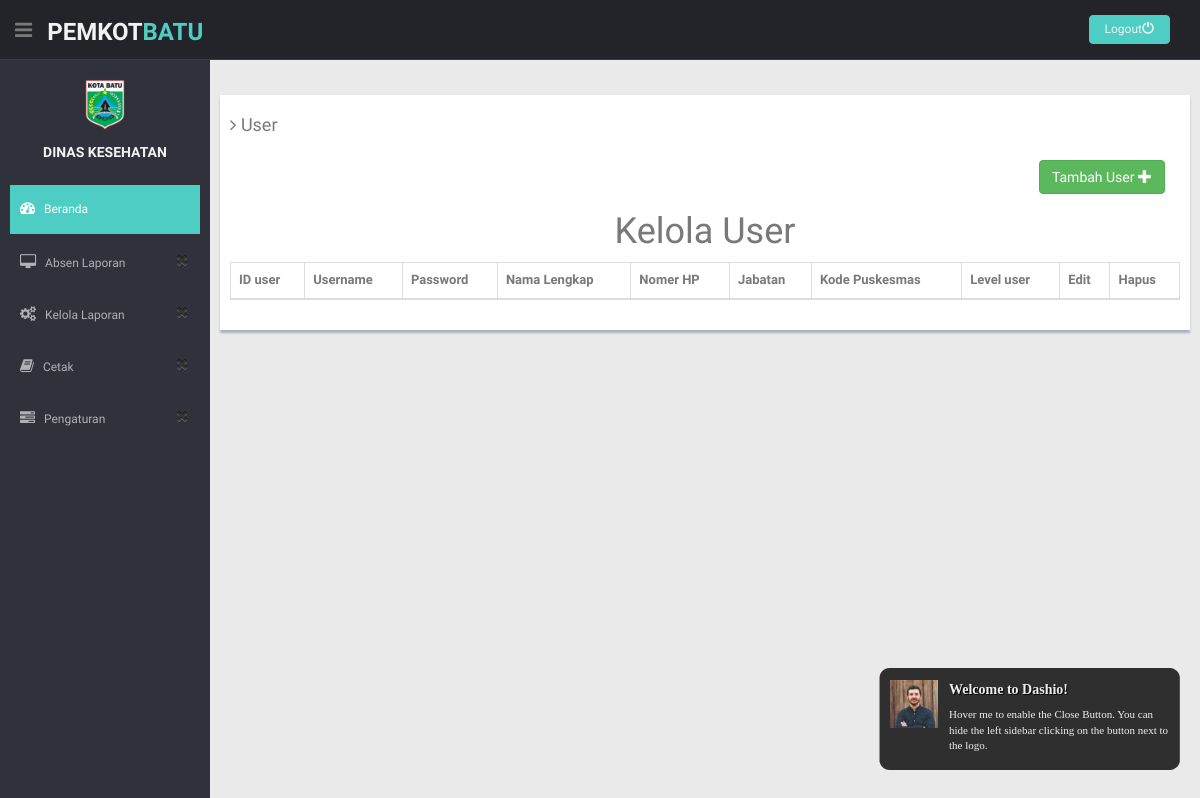
/index.php/Login/data, run on an earlier commit of the app's database.
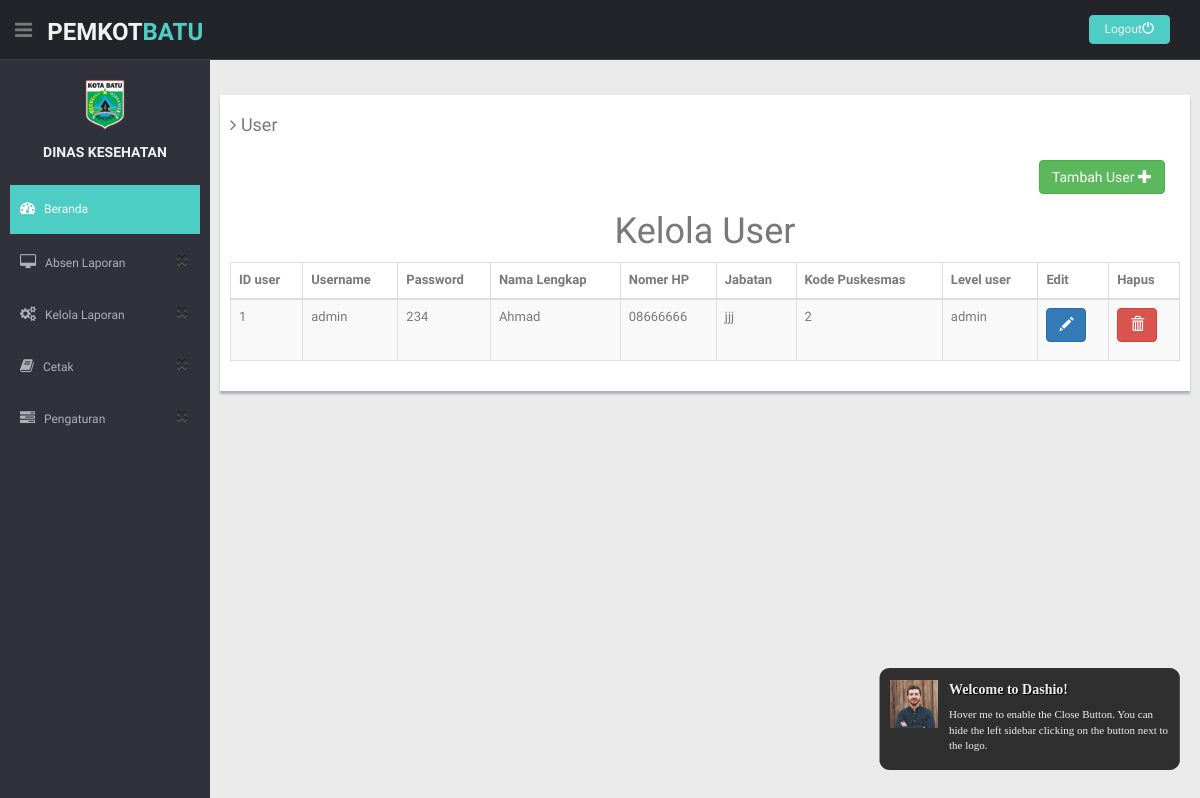
And on a later commit of the database.
### tables this page shows
CREATE TABLE `user` (
  `idUser` int(11) NOT NULL,
  `username` varchar(50) NOT NULL,
  `password` varchar(50) NOT NULL,
  `nama` varchar(100) NOT NULL,
  `noHp` varchar(15) NOT NULL,
  `idPuskesmas` int(10) NOT NULL,
  `level` varchar(15) NOT NULL,
  `jabatan` varchar(50) NOT NULL
);

### application/controllers/Login.php (called while the page is built, shortened)
<?php
class Login extends CI_Controller {
	public function __construct()
	{
		$this->load->library('form_validation');
		$this->load->model('UserModel');
		$this->load->model('PuskesmasModel');
	}
	public function data()
	{
		$data['user_object']=$this->UserModel->getUserQueryObject();
		$data['puskesmas_object']=$this->PuskesmasModel->getDataPuskesmas();
		$this->load->view('header');
		 $this->load->view('user_list', $data);
	}
	}

### index.php (called while the page is built, shortened)
<?php
require_once BASEPATH.'core/CodeIgniter.php';

### application/models/UserModel.php (called while the page is built, shortened)
<?php
class UserModel extends CI_Model {
    public function getUserQueryObject(){
        $query=$this->db->query('SELECT * FROM user');
        return $query->result();
    }
  }
?>

### application/views/user_list.php (the view, shortened to what this page needs)
    <section id="main-content">
      <section class="wrapper">
        <div class="row">
          <div class="row mt">
          <div class="col-lg-12">
            <div class="form-panel">
              <h4 class="mb"><i class="fa fa-angle-right"></i> User</h4>
                <div class="form-group">
                <div class="col-sm-12" align="right">
                <a href="<?php echo site_url()?>/login/tambahUser"><button type="submit" class="btn btn-success">Tambah User  <span class="glyphicon glyphicon-plus"></button></a>
                           <br><br>
                  </div>
                </div>
                <table id="table" class="table table-striped table-bordered" cellspacing="0" width="100%">
            <thead>
           <center><h1>Kelola User</h1> </center>
                <tr>
                    <th>ID user</th>
                    <th>Username</th>
                    <th>Password</th>
                    <th>Nama Lengkap</th>
                    <th>Nomer HP</th>
                    <th>Jabatan</th>
                    <th>Kode Puskesmas</th>
                    <th>Level user</th>
                    <th>Edit</th>
                    <th>Hapus</th>
                </tr>
            </thead>
            <tbody>
                  <?php foreach ($user_object as $key){ ?>
                  <tr>
                      <td><?php echo $key->idUser ?></td>
                      <td><?php echo $key->username ?></td>
                      <td><?php echo $key->password ?></td>
                      <td><?php echo $key->nama ?></td>
                      <td><?php echo $key->noHp ?></td>
                      <td><?php echo $key->jabatan ?></td>
                      <td><?php echo $key->idPuskesmas ?></td>
                      <td><?php echo $key->level ?></td>
                        <td><a href="javascript:void(0);" onclick="showmodal('<?php echo $key->idUser ?>','<?php echo $key->username ?>','<?php echo $key->password ?>','<?php echo $key->nama ?>','<?php echo $key->noHp ?>','<?php echo $key->jabatan?>','<?php echo $key->idPuskesmas ?>','<?php echo $key->level ?>')" data-toggle="modal" data-target="#myModalEdit"><button class="btn btn-primary"><span class="glyphicon glyphicon-pencil"></span></button></a></p></td>
                         <td><a href="<?php echo site_url()?>/Login/Delete/<?php echo $key->idUser ?>"><p data-placement="top" data-toggle="tooltip" title="Delete"><button class="btn btn-danger" data-title="Delete" data-toggle="modal" data-target="#delete" ><span class="glyphicon glyphicon-trash"></span></button></p></td></a>
                        </tr>
                  <?php } ?>
                </tbody>
        </table>
            </div>
          </div>
        </div>
    </div>
      </section>
    </section>
<body onload="makeDisabled()">
</body>
</html>

### application/views/header.php (shortened to what this page needs)
<!DOCTYPE html>
<html lang="en">
<head>
  <link href="<?php echo base_url()?>/assets/lib/bootstrap/css/bootstrap.min.css" rel="stylesheet">
  <link href="<?php echo base_url()?>/assets/lib/font-awesome/css/font-awesome.css" rel="stylesheet" />
  <link rel="stylesheet" type="text/css" href="<?php echo base_url()?>/assets/css/zabuto_calendar.css">
  <link rel="stylesheet" type="text/css" href="<?php echo base_url()?>/assets/lib/gritter/css/jquery.gritter.css" />
  <link href="<?php echo base_url()?>/assets/css/style.css" rel="stylesheet">
  <link href="<?php echo base_url()?>/assets/css/style-responsive.css" rel="stylesheet">
</head>
<body>
  <section id="container">
    <header class="header black-bg">
      <div class="sidebar-toggle-box">
        <div class="fa fa-bars tooltips" data-placement="right" data-original-title="Min/Max Navigation"></div>
      </div>
      <a href=<?php echo site_url('Welcome/');?> class="logo"><b>PEMKOT<span>BATU</span></b></a>
      <div class="top-menu">
        <ul class="nav pull-right top-menu">
          <li><a class="logout" href=<?php echo site_url('login/logout');?>>Logout<span class="glyphicon glyphicon-off"></span></a></li>
        </ul>
      </div>
    </header>
    <aside>
      <div id="sidebar" class="nav-collapse ">
        <ul class="sidebar-menu" id="nav-accordion">
          <p class="centered"><a href="profile.html"><img src="<?php echo base_url()?>/assets/img/logopemkot.png" class="img-circle" width="80"></a></p>
          <h5 class="centered">DINAS KESEHATAN</h5>
          <li class="mt">
            <a class="active" href=<?php echo site_url('Welcome/');?>>
              <i class="fa fa-dashboard"></i>
              <span>Beranda</span>
          </li>
          <li class="sub-menu">
            <a href="javascript:;">
              <i class="fa fa-desktop"></i>
              <span>Absen Laporan</span>
              </a>
          </li>
         <li class="sub-menu">
            <a href="javascript:;">
              <i class="fa fa-cogs"></i>
              <span>Kelola Laporan</span>
              </a>
          </li>
          <li class="sub-menu">
            <a href="javascript:;">
              <i class="fa fa-book"></i>
              <span>Cetak</span>
              </a>
          </li>
          <li class="sub-menu">
            <a href="javascript:;">
              <i class="fa fa-tasks"></i>
              <span>Pengaturan</span>
              </a>
          </li>
        </ul>
      </div>
    </aside>
    </section>
        </body>
        </html>

### assets/css/style.css (style rules this page uses)
body { color: #797979; background: #eaeaea; font-family: 'Ruda', sans-serif; padding: 0px !important; margin: 0px !important; font-size:13px; }
ul li { list-style: none; }
a, a:hover, a:focus { text-decoration: none; outline: none; }
#container { width: 100%; height: 100%; }
.centered { text-align: center; }
.mt { margin-top: 25px; }
.mb { margin-bottom: 25px; }
ul.top-menu > li > .logout { color: #f2f2f2; font-size: 12px; border-radius: 4px; -webkit-border-radius: 4px; border: 1px solid #64c3c2 !important; padding: 5px 15px; margin-right: 15px; background: #4ECDC4; margin-top: 15px; }
#sidebar { width: 210px; height: 100%; position: fixed; background: #2f323a; }
#sidebar h5 { color: #f2f2f2; font-weight: 700; }
#sidebar ul li { position: relative; }
ul.sidebar-menu , ul.sidebar-menu li ul.sub { margin: -2px 0 0; padding: 0; }
ul.sidebar-menu { margin-top: 75px; }
ul.sidebar-menu li { margin-bottom: 5px; margin-left:10px; margin-right:10px; }
ul.sidebar-menu li.sub-menu { line-height: 15px; }
ul.sidebar-menu li a span { display: inline-block; }
ul.sidebar-menu li a { color: #aeb2b7; text-decoration: none; display: block; padding: 15px 0 15px 10px; font-size: 12px; outline: none; -webkit-transition: all 0.3s ease; -moz-transition: all 0.3s ease; -o-transition: all 0.3s ease; -ms-transition: all 0.3s ease; transition: all 0.3s ease; }
ul.sidebar-menu li a.active, ul.sidebar-menu li a:hover, ul.sidebar-menu li a:focus { background: #4ECDC4; color: #fff; display: block; -webkit-transition: all 0.3s ease; -moz-transition: all 0.3s ease; -o-transition: all 0.3s ease; -ms-transition: all 0.3s ease; transition: all 0.3s ease; }
ul.sidebar-menu li a i { font-size: 15px; padding-right: 6px; }
ul.sidebar-menu li a.active i { color: #fff; }
#main-content { margin-left: 210px; }
.header, .footer { min-height: 60px; padding: 0 15px; }
.header { position: fixed; left: 0; right: 0; z-index: 1002; }
.black-bg { background: #22242a; border-bottom: 1px solid #393d46; }
.wrapper { display: inline-block; margin-top: 60px; padding-left: 15px; padding-right: 15px; padding-bottom: 15px; padding-top: 0px; width: 100%; }
a.logo { font-size: 24px; color: #f2f2f2; float: left; margin-top: 15px; text-transform: uppercase; }
a.logo b { font-weight: 900; }
a.logo span { color: #4ECDC4; }
#top_menu .nav > li, ul.top-menu > li { float: left; }
ul.top-menu > li > a { color: #666666; font-size: 16px; border-radius: 4px; -webkit-border-radius: 4px; border:1px solid #666666 !important; padding: 2px 6px; margin-right: 15px; }
.sidebar-toggle-box { float: left; padding-right: 15px; margin-top: 20px; }
.sidebar-toggle-box .fa-bars { cursor: pointer; display: inline-block; font-size: 20px; }
.form-panel { background: #ffffff; margin: 10px; padding: 10px; box-shadow: 0px 3px 2px #aab2bd; text-align: left; }

What changed in the data, as far as the page shows it:
added user: idUser "1", username "admin", password "234", nama "Ahmad", noHp "08666666", jabatan "jjj", idPuskesmas "2", level "admin"
